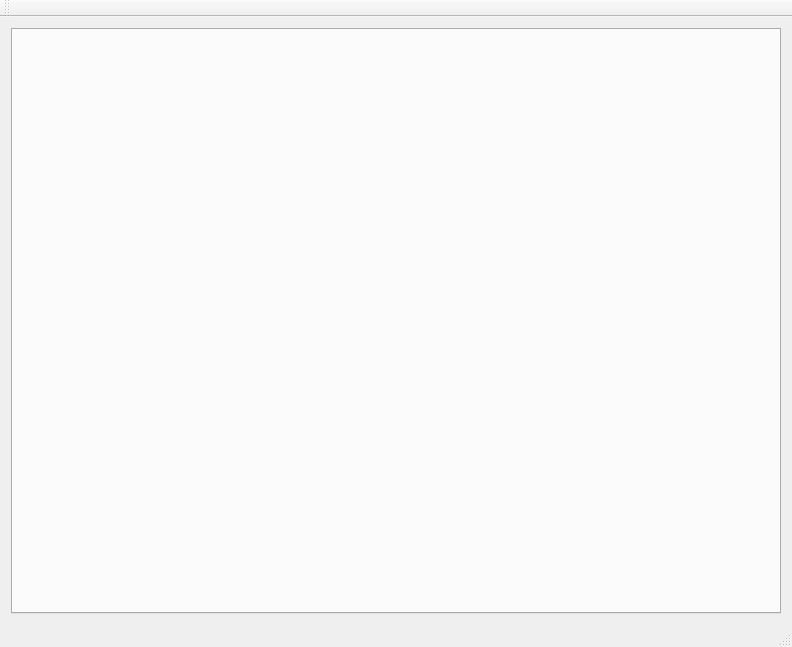
<?xml version="1.0" encoding="UTF-8"?>
<ui version="4.0">
 <class>MainWindow</class>
 <widget class="QMainWindow" name="MainWindow">
  <property name="geometry">
   <rect>
    <x>0</x>
    <y>0</y>
    <width>792</width>
    <height>647</height>
   </rect>
  </property>
  <property name="windowTitle">
   <string>MainWindow</string>
  </property>
  <widget class="QWidget" name="centralWidget">
   <layout class="QGridLayout" name="gridLayout">
    <item row="0" column="0">
     <widget class="QTabWidget" name="tabWidget"/>
    </item>
   </layout>
  </widget>
  <widget class="QMenuBar" name="menuBar">
   <property name="geometry">
    <rect>
     <x>0</x>
     <y>0</y>
     <width>792</width>
     <height>23</height>
    </rect>
   </property>
  </widget>
  <widget class="QToolBar" name="mainToolBar">
   <attribute name="toolBarArea">
    <enum>TopToolBarArea</enum>
   </attribute>
   <attribute name="toolBarBreak">
    <bool>false</bool>
   </attribute>
  </widget>
  <widget class="QStatusBar" name="statusBar"/>
 </widget>
 <layoutdefault spacing="6" margin="11"/>
 <resources/>
 <connections/>
</ui>
